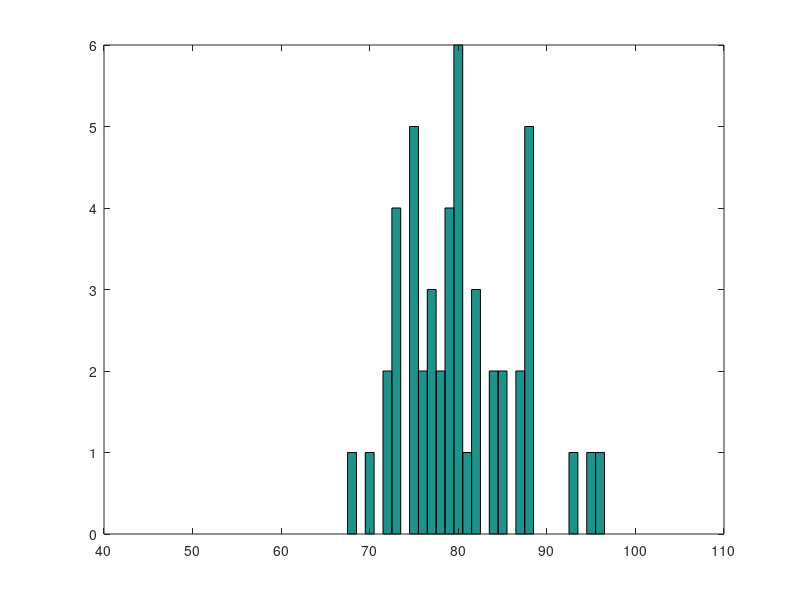

MATLAB code to generate this figure:
function histogram
%Victor Yip
ave=80;
stdv=7.5;
grades=gradegen(ave,stdv);
X=50:1:100
figure(1)
hist(grades, X);
end

function grades=gradegen(ave,stdv)
N=48;
grades=randn(1,N)*stdv+ave;
while(mean(grades)>(ave+0.2)) || (mean(grades)<(ave-0.2))
    grades=randn(1,N)*stdv+ave;
end
for i=1:1:N
    if (grades(1,i)<0)
        grades(1,i)=0;
    elseif(grades(1,i)>100)
        grades(1,i)=100;
    end
end
end
